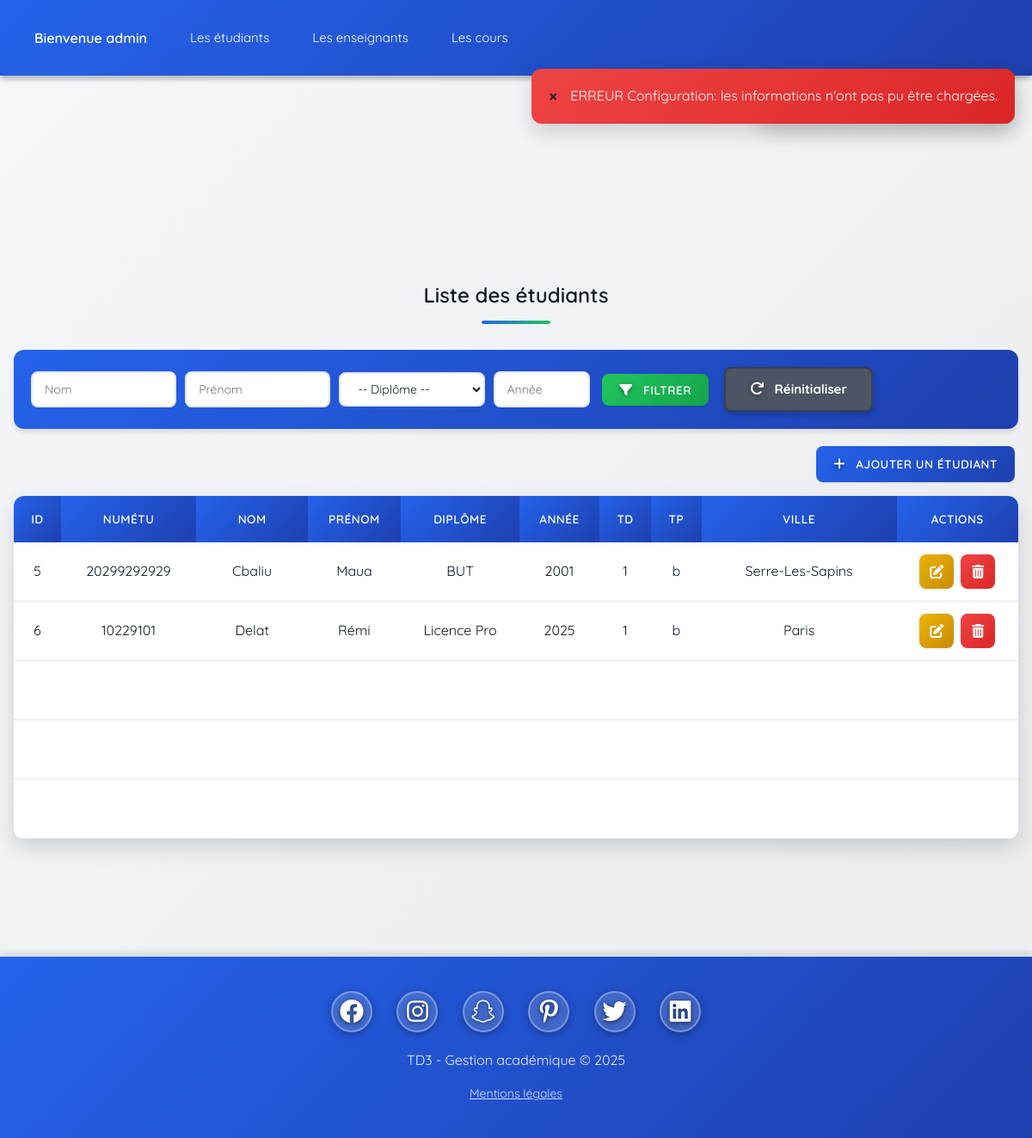
Screenshot of /index.php?element=etudiants&action=list (signed in) with the database file from the repository.
### tables this page shows
CREATE TABLE `mp_etudiants` (
  `rowid` int(11) NOT NULL,
  `numetu` varchar(16) DEFAULT NULL,
  `firstname` varchar(64) DEFAULT NULL,
  `lastname` varchar(64) DEFAULT NULL,
  `birthday` date DEFAULT NULL,
  `diploma` varchar(16) DEFAULT NULL,
  `year` int(11) DEFAULT NULL,
  `td` varchar(2) DEFAULT NULL,
  `tp` varchar(2) DEFAULT NULL,
  `adress` text DEFAULT NULL,
  `zipcode` varchar(8) DEFAULT NULL,
  `town` varchar(32) DEFAULT NULL,
  `fk_user` int(11) DEFAULT NULL
);

### index.php (called while the page is built, shortened)
<?php
require_once(dirname(__FILE__) . '/lib/security.lib.php');
require_once(dirname(__FILE__) . '/lib/myproject.lib.php');
include dirname(__FILE__) . '/main.inc.php';

### class/myAuthClass.php (called while the page is built, shortened)
<?php
class myAuthClass
{
    public static function is_auth($current_session)
    {
        if (isset($current_session['user']) && !empty($current_session['user']))
            return true;
        return false;
    }
}

### lib/security.lib.php (called while the page is built, shortened)
<?php
require_once(dirname(__FILE__) . '/../class/myAuthClass.php');
$authorized = myAuthClass::is_auth($_SESSION);

### lib/myproject.lib.php (called while the page is built, shortened)
<?php
function GETPOST($paramname)
{
    if (isset($_GET[$paramname]) && !empty($_GET[$paramname]))
        return $_GET[$paramname];
    return null;
}
function capitalizeName(?string $name): string {
    if (empty($name)) {
        return '';
    }
    return mb_convert_case(trim($name), MB_CASE_TITLE, 'UTF-8');
}

### class/etudiant.class.php (called while the page is built, shortened)
<?php
class Etudiant
{
    public function __get(string $att)
    {
        if (property_exists($this, $att)) {
            return $this->$att;
        }
        throw new Exception("Attribut $att inexistant");
    }
    private static function getPDO(): PDO
    {
        $host = 'localhost';
        $dbname = 'r301project';
        $user = 'simpleuser';
        $pass = 'simplepass';
        $dsn = "mysql:host=$host;dbname=$dbname;charset=utf8mb4";
        $pdo = new PDO($dsn, $user, $pass, [
            PDO::ATTR_ERRMODE => PDO::ERRMODE_EXCEPTION,
            PDO::ATTR_DEFAULT_FETCH_MODE => PDO::FETCH_ASSOC
        ]);
        return $pdo;
    }
    public static function fetchAll(): array
    {
        $pdo = self::getPDO();
        $stmt = $pdo->query("SELECT * FROM mp_etudiants ORDER BY lastname, firstname");
        $rows = $stmt->fetchAll();
        return array_map(fn($r) => new Etudiant($r), $rows);
    }
}

### etudiants/controllers/list.php (called while the page is built, shortened)
<?php
require_once dirname(__FILE__) . '/../../class/etudiant.class.php';
$criteria = [];
$etudiants = !empty($criteria) ? Etudiant::find($criteria) : Etudiant::fetchAll();

### etudiants/views/list.php (the view, shortened to what this page needs)
<?php
require_once dirname(__FILE__) . '/../../lib/myproject.lib.php';
?>
<div class="w3-container">
    <h2 class="w3-center">Liste des étudiants</h2>
    <form method="get" action="index.php" class="w3-bar w3-margin-bottom">
        <input type="text" name="lastname" placeholder="Nom" value="<?= $_GET['lastname'] ?? '' ?>" class="w3-input w3-bar-item w3-border" style="width:15%">
        <input type="text" name="firstname" placeholder="Prénom" value="<?= $_GET['firstname'] ?? '' ?>" class="w3-input w3-bar-item w3-border" style="width:15%">
        <select name="diploma" class="w3-select w3-bar-item w3-border" style="width:15%">
            <option value="">-- Diplôme --</option>
        </select>
        <input type="number" name="year" placeholder="Année" value="<?= $_GET['year'] ?? '' ?>" class="w3-input w3-bar-item w3-border" style="width:10%">
        <button type="submit" class="w3-button w3-green w3-bar-item">
            <i class="fas fa-filter"></i> Filtrer
        </button>
        <a href="index.php?element=etudiants&action=list" class="w3-button w3-gray w3-bar-item">
            <i class="fas fa-redo"></i> Réinitialiser
        </a>
    </form>
    <div class="w3-right w3-margin-bottom">
        <a href="index.php?element=etudiants&action=add" class="w3-button w3-blue w3-round">
            <i class="fas fa-plus"></i> Ajouter un étudiant
        </a>
    </div>
    <table class="w3-table-all w3-hoverable">
        <thead>
            <tr class="w3-light-grey">
                <th>ID</th>
                <th>Numétu</th>
                <th>Nom</th>
                <th>Prénom</th>
                <th>Diplôme</th>
                <th>Année</th>
                <th>TD</th>
                <th>TP</th>
                <th>Ville</th>
                <th>Actions</th>
            </tr>
        </thead>
        <tbody>
            <?php if (!empty($etudiants)): ?>
                <?php foreach ($etudiants as $etu): ?>
                    <tr>
                        <td><?= htmlspecialchars((string)$etu->rowid) ?></td>
                        <td><?= htmlspecialchars($etu->numetu) ?></td>
                        <td><?= htmlspecialchars(capitalizeName($etu->lastname)) ?></td>
                        <td><?= htmlspecialchars(capitalizeName($etu->firstname)) ?></td>
                        <td><?= htmlspecialchars($etu->diploma) ?></td>
                        <td><?= htmlspecialchars((string)($etu->year ?? '')) ?></td>
                        <td><?= htmlspecialchars((string)($etu->td ?? '')) ?></td>
                        <td><?= htmlspecialchars((string)($etu->tp ?? '')) ?></td>
                        <td><?= htmlspecialchars($etu->town) ?></td>
                        <td>
                            <div class="action-buttons">
                                <a href="index.php?element=etudiants&action=edit&id=<?= $etu->rowid ?>"
                                   class="action-btn action-btn-edit"
                                   title="Modifier cet étudiant">
                                    <i class="fas fa-edit"></i>
                                </a>
                                <a href="index.php?element=etudiants&action=delete&id=<?= $etu->rowid ?>"
                                   class="action-btn action-btn-delete"
                                   title="Supprimer cet étudiant">
                                    <i class="fas fa-trash-alt"></i>
                                </a>
                            </div>
                        </td>
                    </tr>
                <?php endforeach; ?>
            <?php else: ?>
                <tr>
                    <td colspan="10" class="w3-center">Aucun étudiant trouvé.</td>
                </tr>
            <?php endif; ?>
        </tbody>
    </table>
</div>

### inc/head.php (shortened to what this page needs)
<?php
function calculateBaseUrl(): string {
    if (!empty($_SERVER['SCRIPT_NAME'])) {
        $baseUrl = rtrim(dirname($_SERVER['SCRIPT_NAME']), '/\\');
    }
    if (!empty($_SERVER['DOCUMENT_ROOT'])) {
        $currentDir = dirname(__FILE__);
        $projectRoot = dirname($currentDir);
        $docRoot = rtrim(str_replace('\\', '/', $_SERVER['DOCUMENT_ROOT']), '/');
        $projectPath = str_replace('\\', '/', $projectRoot);
    }
    if (!empty($_SERVER['REQUEST_URI'])) {
        $uri = parse_url($_SERVER['REQUEST_URI'], PHP_URL_PATH);
        if ($uri) {
            $uriDir = dirname($uri);
        }
    }
    if (!empty($_SERVER['PHP_SELF'])) {
        $phpSelf = $_SERVER['PHP_SELF'];
        $phpSelfDir = dirname($phpSelf);
    }
    return '';
}
$baseUrl = calculateBaseUrl();
$cssPath = ($baseUrl ? rtrim($baseUrl, '/') : '') . '/css/styles.css';
?>
<!doctype html>
<html lang="fr">
<head>
    <link rel="stylesheet" href="https://cdnjs.cloudflare.com/ajax/libs/font-awesome/6.4.0/css/all.min.css">
    <link rel="stylesheet" href="<?php echo htmlspecialchars($cssPath); ?>?v=<?php echo time(); ?>" type="text/css" media="all">
</head>
<body>
    <div class="menu-haut w3-top">
        <?php
        if ($authorized == true)
            include dirname(__FILE__) . '/top.php';
        ?>
    </div>
    <div class="contenu-principal w3-container w3-center w3-padding-64">

### inc/top.php (shortened to what this page needs)
<div class="w3-top">
  <div class="w3-bar w3-card">
    <div class="w3-dropdown-hover">
      <button class="w3-bar-item w3-button logo">Bienvenue <?= htmlspecialchars($_SESSION['login']); ?></button>
        <a href="#" class="w3-bar-item w3-button"><i><?php
            require_once dirname(__FILE__) . '/../lib/myproject.lib.php';
        ?></i></a>
    </div>
    <?php
    $list_menus = array(
      'etudiants' => 'Les étudiants',
      'enseignants' => 'Les enseignants',
      'cours' => 'Les cours',
    );
    foreach ($list_menus as $key => $menu) {
    ?>
      <div class="w3-dropdown-hover">
        <a href="index.php?element=<?= htmlspecialchars($key); ?>" class="w3-bar-item w3-button"><?= htmlspecialchars($menu); ?></a>
      </div>
    <?php
    }
    ?>
  </div>
</div>

### main.inc.php
<?php
include dirname(__FILE__) . "/inc/head.php";
?>
<div class="maincontent  w3-display-container w3-center">
    <?php
        include dirname(__FILE__) . "/inc/content.php";
    ?>
</div>
<?php
include dirname(__FILE__) . "/inc/footer.php";

### inc/content.php (shortened to what this page needs)
<?php
$action  = GETPOST('action') ?? 'index';
$element = GETPOST('element') ?? 'accueil';
$target_c = dirname(__FILE__) . "/../$element/controllers/$action.php";
$target_v = dirname(__FILE__) . "/../$element/views/$action.php";
if (is_file($target_c)) {
    include $target_c;
    if (is_file($target_v)) {
        include $target_v;
    }
} else {
    include dirname(__FILE__) . '/notfound.php';
}

### inc/footer.php (shortened to what this page needs)
</div>
<?php
if (!empty($_SESSION['mesgs']['confirm']) && is_array($_SESSION['mesgs']['confirm'])) {
    foreach ($_SESSION['mesgs']['confirm'] as $mesg) {
?>
    <div class="alertbox messagebox">
        <span class="closebtn">&times;</span>
        <?= htmlspecialchars($mesg) ?>
    </div>
<?php
    }
}
if (!empty($_SESSION['mesgs']['errors']) && is_array($_SESSION['mesgs']['errors'])) {
    foreach ($_SESSION['mesgs']['errors'] as $err) {
?>
    <div class="alertbox errorbox">
        <span class="closebtn">&times;</span>
        <?= htmlspecialchars($err) ?>
    </div>
<?php
    }
}
?>
<footer class="footer-container">
  <div class="footer-social">
    <a href="#" class="social-icon" title="Facebook" aria-label="Facebook">
      <i class="fab fa-facebook"></i>
    </a>
    <a href="#" class="social-icon" title="Instagram" aria-label="Instagram">
      <i class="fab fa-instagram"></i>
    </a>
    <a href="#" class="social-icon" title="Snapchat" aria-label="Snapchat">
      <i class="fab fa-snapchat"></i>
    </a>
    <a href="#" class="social-icon" title="Pinterest" aria-label="Pinterest">
      <i class="fab fa-pinterest-p"></i>
    </a>
    <a href="#" class="social-icon" title="Twitter" aria-label="Twitter">
      <i class="fab fa-twitter"></i>
    </a>
    <a href="#" class="social-icon" title="LinkedIn" aria-label="LinkedIn">
      <i class="fab fa-linkedin"></i>
    </a>
  </div>
  <p class="footer-text">TD3 - Gestion académique © 2025</p>
  <p class="footer-legal">
    <a href="#" onclick="alert('Mentions légales\n\nPropriétaire : TD3 - Gestion académique\n\nTous droits réservés.'); return false;">
      Mentions légales
    </a>
  </p>
</footer>
</body>
</html>

### inc/head.php (style rules this page uses)
* { box-sizing: border-box; }
body { font-family: 'Quicksand', sans-serif !important; background: linear-gradient(135deg, #f5f7fa 0%, #e9ecef 100%) !important; margin: 0; padding: 0; }
a { text-decoration: none !important; }
table { border-collapse: collapse; width: 100%; }

### rows the page displays
mp_etudiants: rowid "5", numetu "20299292929", lastname "Cbaliu", firstname "Maua", diploma "BUT", year "2001", td "1", tp "b", town "Serre-Les-Sapins"
mp_etudiants: rowid "6", numetu "10229101", lastname "Delat", firstname "Rémi", diploma "Licence Pro", year "2025", td "1", tp "b", town "Paris"

### other values shown
$_SESSION['login'] "admin"
$menu "Les étudiants"
$menu "Les enseignants"
$menu "Les cours"
$mesg "Connexion réussie admin"
$err "ERREUR Configuration: les informations n'ont pas pu être chargées."
